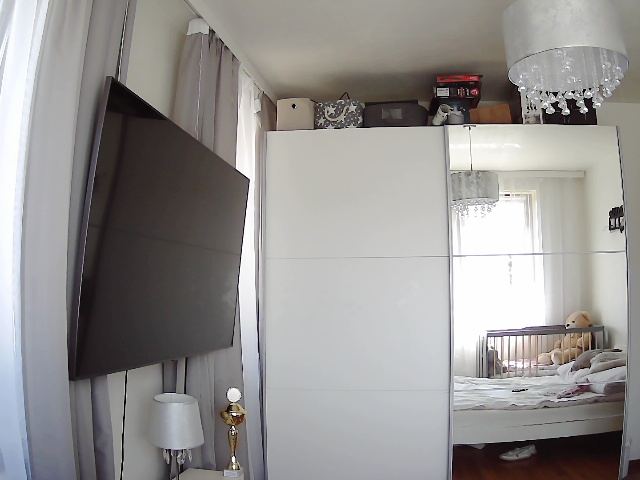
#> input picture resources/left.jpg, 640 x 480 px
$ python main.py
#> lines starting #> are read from the running program, lines starting #| are printed output that depends on the picture; after the words box and inside, x2 and y2 are one past the last pixel; in counts of white or black regions, pixels touching at a corner belong together
### util.py
import numpy as np


def rgb_to_gray(img):
    coeffs = np.array([0.2125, 0.7154, 0.0721])
    return img @ coeffs


# [23 lines left out: function image_quantization, not called in this run]

### suauvol.py
import math

import numpy as np


def integral_image(image, height, width):
    i = np.zeros((height, width))
    ii = np.zeros((height, width))
    for h in range(0, height):
        sum_i = 0
        sum_sqr = 0
        for w in range(0, width):
            sum_i += image[h][w]
            sum_sqr += image[h][w] * image[h][w]
            if h == 0:
                i[h][w] = sum_i
                ii[h][w] = sum_sqr
            else:
                i[h][w] = i[h - 1][w] + sum_i
                ii[h][w] = ii[h - 1][w] + sum_sqr
    return i, ii


def sauvola(image, I, II, height, width, k, r, R):
    bw = np.zeros((height, width))
    s = (2 * r + 1) * (2 * r + 1)
    for h in range(0, height):
        for w in range(0, width):
            if r + 1 <= h < height - r - 1 and r + 1 <= w < width - r - 1:
                sum = I[h + r][w + r] + I[h - r - 1][w - r - 1] - I[h - r - 1][w + r] - \
                      I[h + r][w - r - 1]
                sumSqr = II[h + r][w + r] + II[h - r - 1][w - r - 1] - II[h - r - 1][w + r] - \
                         II[h + r][w - r - 1]
                avg = sum / s
                bw[h][w] = 0 if image[h][w] < avg * (1 + k * (math.sqrt(abs(sumSqr / s - avg * avg)) / R - 1)) else 255
    return bw


def binarization(image, k, r, R):
    I, II = integral_image(image, image.shape[0], image.shape[1])
    return sauvola(image, I, II, image.shape[0], image.shape[1], k, r, R)

### canny_detector.py
import cv2
import numpy as np


def mask_generation(t, sigma):
    temp = -np.log(t) * 2 * (sigma ** 2)
    half = np.round(np.sqrt(temp))
    y, x = np.meshgrid(range(-int(half), int(half) + 1), range(-int(half), int(half) + 1))
    return x, y


def gaussian(x, y, sigma):
    temp = ((x ** 2) + (y ** 2)) / (2 * (sigma ** 2))
    return np.exp(-temp)


def pad(img, kernel):
    r, c = img.shape
    kr, kc = kernel.shape
    padded = np.zeros((r + kr, c + kc), dtype=img.dtype)
    insert = np.uint(kr / 2)
    padded[insert: insert + r, insert: insert + c] = img
    return padded


def smooth(img, kernel=None):
    if kernel is None:
        mask = np.array([[1, 1, 1], [1, 1, 1], [1, 1, 1]])
    else:
        mask = kernel
    i, j = mask.shape
    output = np.zeros((img.shape[0], img.shape[1]))
    image_padded = pad(img, mask)
    for x in range(img.shape[0]):
        for y in range(img.shape[1]):
            output[x, y] = (mask * image_padded[x:x + i, y:y + j]).sum() / mask.sum()
    return output


def f(fx, fy, sigma):
    return (fx ** 2 + fy ** 2) / (2 * sigma ** 2)


def calculate_mask(fx, fy, sigma):
    temp = f(fx, fy, sigma)
    gx = -((fy * np.exp(-temp)) / sigma ** 2)
    gx = (gx * 255)
    gy = -((fx * np.exp(-temp)) / sigma ** 2)
    gy = (gy * 255)
    return gx, gy


# [15 lines left out: functions apply_mask, gradient_magnitude, not called in this run]


def gradient_direction(fx, fy):
    g_dir = np.rad2deg(np.arctan2(fy, fx)) + 180
    return g_dir


# [69 lines left out: functions digitize_angle, non_max_supp, double_thresholding, hysteresis, not called in this run]


def detect_edges(image, sigma, t=0.1):
    x, y = mask_generation(t, sigma)
    gauss = gaussian(x, y, sigma)
    gx, gy = calculate_mask(x, y, sigma)
    smooth_img = smooth(image, gauss)
    fx = apply_mask(smooth_img, gx)
    fy = apply_mask(smooth_img, gy)
    mag = gradient_magnitude(fx, fy)
    mag = mag.astype(int)
    angle = gradient_direction(fx, fy)
    quantized = digitize_angle(angle)
    nms = non_max_supp(quantized, angle, mag)
    threshold = double_thresholding(nms, 1, 70)
    return hysteresis(threshold)

### main.py
import cv2
import imutils as imutils
import numpy as np
from numpy import uint8
from skimage import img_as_ubyte
from skimage.io import imread, imsave
from skimage.transform import probabilistic_hough_line
from skimage.draw import line
import suauvol
import util
from canny_detector import detect_edges
from morphology import dilate, erode
import time


def edge_detection(grayscale_img):
    # res = feature.canny(grayscale_img, sigma=0.5)
    res = detect_edges(grayscale_img, 0.5)
    return res


def line_detection(img):
    lines = probabilistic_hough_line(img, threshold=10, line_length=10, line_gap=5)
    # lines = detect_lines(img)
    lines_img = np.zeros((img.shape[0], img.shape[1]), dtype=uint8)
    for hline in lines:
        p0, p1 = hline
        rr, cc = line(p0[1], p0[0], p1[1], p1[0])
        #     # drawing red lines on original image
        lines_img[rr, cc] = 255
    return lines_img


left = imread('resources/left.jpg')
#> left is the input picture: shape (480, 640, 3); mean R, G, B 149, 146.8, 145.2
right = imread('resources/right2.jpg')
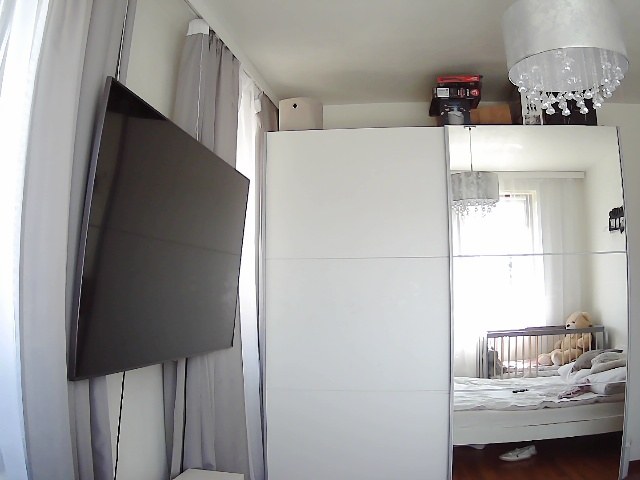
#> input picture resources/right2.jpg, 640 x 480 px
#> right is the input picture: shape (480, 640, 3); mean R, G, B 157.2, 156.2, 154.8
height = left.shape[0]
#> height = 480
width = left.shape[1]
#> width = 640

# at least 5% of the image needs to be covered
thresh = height * width * 0.05 * 0.05
#> thresh = 768

# convert image to grayscale
start = time.time()
left_gray = util.rgb_to_gray(left)
#> in rgb_to_gray, `return img @ coeffs`:
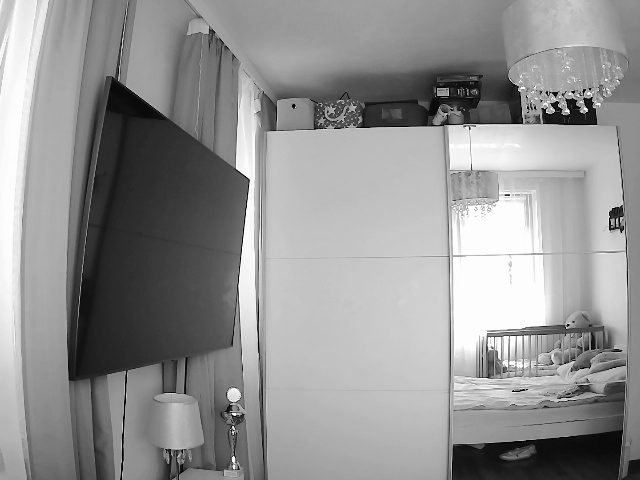
#> returned value: shape (480, 640) float64; min 0, max 255, mean 147.1; drawn with min black and max white
end = time.time()
print("RGB to grayscale left.jpg time: ", end - start, "s.")

start = time.time()
right_gray = util.rgb_to_gray(right)
#> in rgb_to_gray (call 2), `return img @ coeffs`:
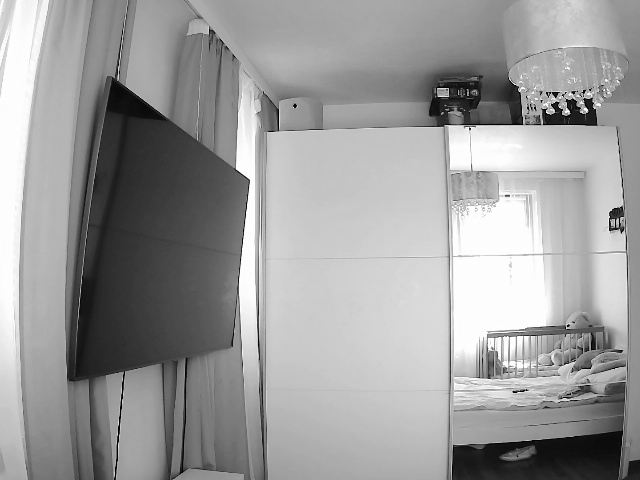
#> returned value: shape (480, 640) float64; min 0, max 255, mean 156.3; drawn with min black and max white
end = time.time()
print("RGB to grayscale right.jpg time: ", end - start, "s.")

imsave("out/left_grayscale.jpg", left_gray)
imsave("out/right_grayscale.jpg", right_gray)

# binarization
start = time.time()
left_bin = suauvol.binarization(left_gray, 0.2, 13, 128)
#> after the loop in integral_image, `for h in range(0, height):`:
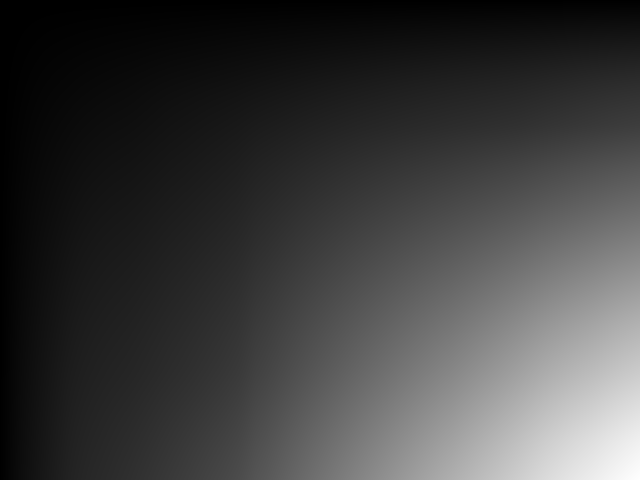
#> i: shape (480, 640) float64; min 217.4, max 45195798.3, mean 11036836.1; drawn with min black and max white
#> after the loop in sauvola, `for h in range(0, height):`:
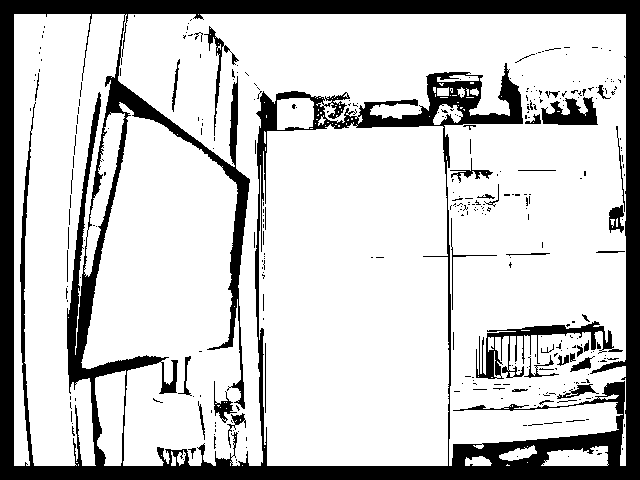
#> bw: shape (480, 640) float64; 79.4% white; 334 black regions (288 under 20 px), largest, box (x1, y1, x2, y2) and area: (0, 0, 640, 480) 55396, (476, 321, 623, 379) 1962, (541, 97, 598, 125) 991
end = time.time()
print("Sauvol binarization time left.jpg time: ", end - start, "s.")

start = time.time()
right_bin = suauvol.binarization(right_gray, 0.2, 13, 128)
#> call 2 of sauvola, with height = 480, width = 640, k = 0.2, r = 13, R = 128
#> after the loop in sauvola (call 2), `for h in range(0, height):`:
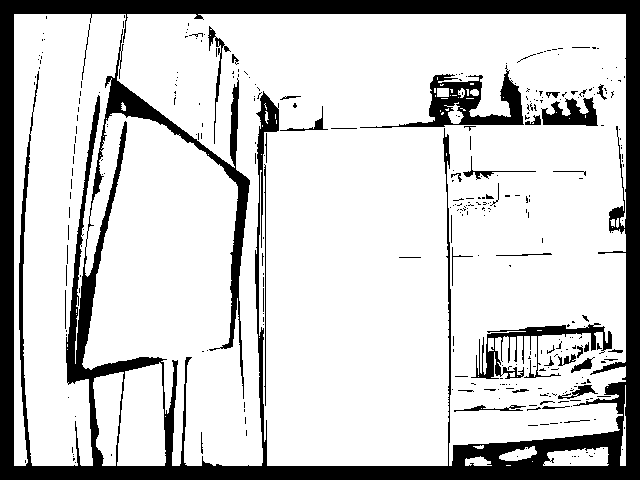
#> bw: shape (480, 640) float64; 80.7% white; 334 black regions (290 under 20 px), largest, box (x1, y1, x2, y2) and area: (0, 0, 640, 480) 49635, (360, 65, 524, 128) 2846, (471, 323, 612, 379) 1944
end = time.time()
print("Sauvol binarization time right2.jpg time: ", end - start, "s.")

imsave("out/left_bin.jpg", left_bin)
imsave("out/right_bin.jpg", right_bin)

# edge detection
start = time.time()
left_edges = edge_detection(left_bin)
#> (the run stopped early here; a loop or call above may not have finished)
